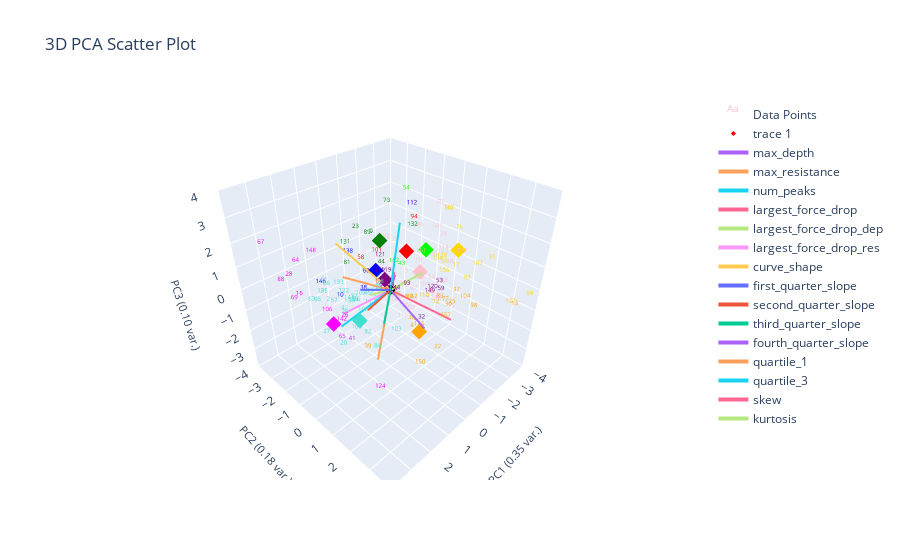

Notebook code cell kept with this figure:
### Markdown cell above
# Plot Un-corrected Labeling

### Code cell
plotting.plot_clusters_seperately(pseudo_labeled_data[f'pseudo_{ylabel_name}_nums'],
                                  curve_data, ylabel_name, cluster_category_names=list(ylabel_to_cluster_num.keys()),
                                  pseudo_corrections=marions_labeled_data)
plotting.plot_clusters_seperately(pseudo_labeled_data[f'pseudo_{ylabel_name}_nums'],
                                  curve_data, ylabel_name, cluster_category_names=list(ylabel_to_cluster_num.keys()),)
plotting.plot_clusters_seperately(pseudo_labeled_data[f'pseudo_{ylabel_name}_nums'],
                                  curve_data, ylabel_name, cluster_category_names=list(ylabel_to_cluster_num.keys()),
                                  bold_idxs=marions_labeled_data.index)
plotting.plot_pca(pseudo_labeled_data, pseudo_labeled_data[f'pseudo_{ylabel_name}_nums'], graph_title="Clustering Un-corrected Pseudo Labeled Data", num_pc=3, ylabel_name=ylabel_name, centroids=label_centroids)

### Figure 1 — Plotly figure (JSON) as saved in the notebook; plotly's stock layout.template omitted (floating-point values rounded to 4 significant figures; data arrays with more than 128 entries replaced by an {"elided": "..."} marker saying what was removed)
{"data": [{"mode": "text", "name": "Data Points", "text": {"elided": "164 str values"}, "textfont": {"color": {"elided": "164 str values"}, "size": 6}, "type": "scatter3d", "x": {"elided": "164 float values"}, "y": {"elided": "164 float values"}, "z": {"elided": "164 float values"}}, {"marker": {"color": ["red", "gold", "blue", "green", "purple", "pink", "turquoise", "orange", "lime", "magenta"], "size": 4, "symbol": "diamond"}, "mode": "markers", "type": "scatter3d", "x": [-1.704, -3.177, -0.1127, -0.891, 0.06807, -1.861, 1.498, 0.2685, -2.048, 2.646], "y": [-0.8049, 0.6576, -0.929, -1.503, -0.2344, -0.1756, -0.1059, 1.736, -0.07633, -0.1635], "z": [0.6591, 0.6999, 0.4045, 1.187, 0.3987, -0.1079, -0.6833, -0.8443, 0.879, -0.205]}, {"marker": {"color": "black", "size": 3}, "mode": "markers", "name": "Origin", "showlegend": false, "type": "scatter3d", "x": [0], "y": [0], "z": [0]}, {"line": {"width": 4}, "mode": "lines+text", "name": "max_depth", "textposition": "top center", "type": "scatter3d", "x": [0, -1.586], "y": [0, -1.311], "z": [0, -0.6669]}, {"line": {"width": 4}, "mode": "lines+text", "name": "max_resistance", "textposition": "top center", "type": "scatter3d", "x": [0, 1.23], "y": [0, 0.5441], "z": [0, -2.409]}, {"line": {"width": 4}, "mode": "lines+text", "name": "num_peaks", "textposition": "top center", "type": "scatter3d", "x": [0, -0.5562], "y": [0, -0.08855], "z": [0, 2.588]}, {"line": {"width": 4}, "mode": "lines+text", "name": "largest_force_drop", "textposition": "top center", "type": "scatter3d", "x": [0, -0.955], "y": [0, -0.7352], "z": [0, 0.01973]}, {"line": {"width": 4}, "mode": "lines+text", "name": "largest_force_drop_dep", "textposition": "top center", "type": "scatter3d", "x": [0, -0.6256], "y": [0, -1.861], "z": [0, -1.502]}, {"line": {"width": 4}, "mode": "lines+text", "name": "largest_force_drop_res", "textposition": "top center", "type": "scatter3d", "x": [0, 1.145], "y": [0, -1.508], "z": [0, -1.347]}, {"line": {"width": 4}, "mode": "lines+text", "name": "curve_shape", "textposition": "top center", "type": "scatter3d", "x": [0, 1.13], "y": [0, -1.688], "z": [0, 1.79]}, {"line": {"width": 4}, "mode": "lines+text", "name": "first_quarter_slope", "textposition": "top center", "type": "scatter3d", "x": [0, 1.76], "y": [0, 0.3094], "z": [0, 1.044]}, {"line": {"width": 4}, "mode": "lines+text", "name": "second_quarter_slope", "textposition": "top center", "type": "scatter3d", "x": [0, 1.788], "y": [0, 0.7026], "z": [0, 0.4019]}, {"line": {"width": 4}, "mode": "lines+text", "name": "third_quarter_slope", "textposition": "top center", "type": "scatter3d", "x": [0, 1.561], "y": [0, 1.247], "z": [0, -0.01453]}, {"line": {"width": 4}, "mode": "lines+text", "name": "fourth_quarter_slope", "textposition": "top center", "type": "scatter3d", "x": [0, 0.6441], "y": [0, 2.288], "z": [0, -0.151]}, {"line": {"width": 4}, "mode": "lines+text", "name": "quartile_1", "textposition": "top center", "type": "scatter3d", "x": [0, 1.303], "y": [0, -1.181], "z": [0, 0.6419]}, {"line": {"width": 4}, "mode": "lines+text", "name": "quartile_3", "textposition": "top center", "type": "scatter3d", "x": [0, 1.855], "y": [0, -0.7609], "z": [0, -1.146]}, {"line": {"width": 4}, "mode": "lines+text", "name": "skew", "textposition": "top center", "type": "scatter3d", "x": [0, -1.329], "y": [0, 1.948], "z": [0, -1.09]}, {"line": {"width": 4}, "mode": "lines+text", "name": "kurtosis", "textposition": "top center", "type": "scatter3d", "x": [0, -0.8478], "y": [0, 0.8373], "z": [0, 0.7677]}], "layout": {"autosize": true, "scene": {"aspectmode": "cube", "xaxis": {"range": [-4, 4], "title": {"font": {"size": 11}, "text": "PC1 (0.35 var.)"}}, "yaxis": {"range": [-4, 4], "title": {"font": {"size": 11}, "text": "PC2 (0.18 var.)"}}, "zaxis": {"range": [-4, 4], "title": {"font": {"size": 11}, "text": "PC3 (0.10 var.)"}}}, "title": {"text": "3D PCA Scatter Plot"}}}
